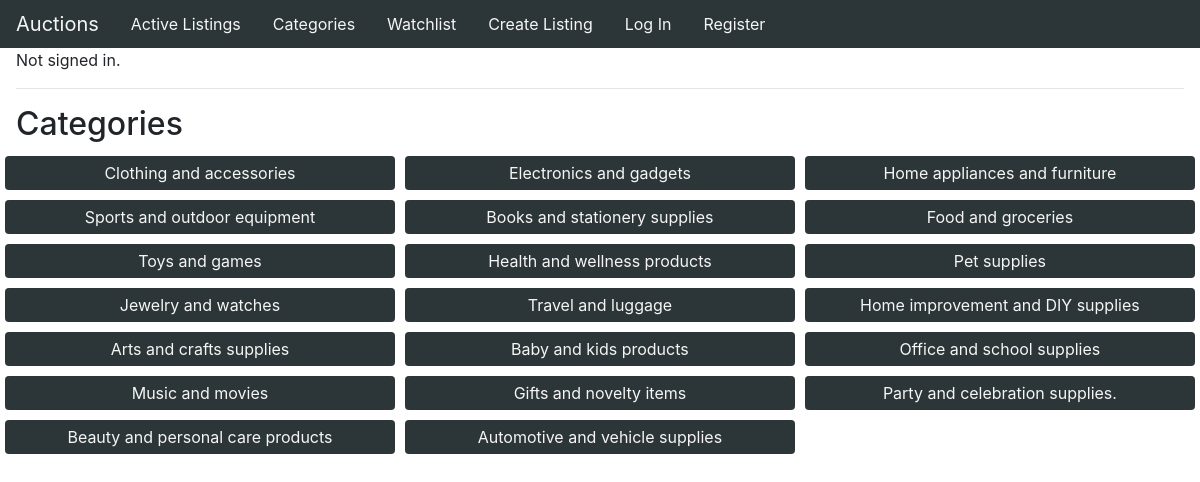
Page /categories/ on the committed database.
### auctions/models.py (models this page shows)
class Category(models.Model):
    name = models.CharField(max_length=40)
    def __str__(self):
        return f"{self.name}"

### auctions/views.py (the view)
# urls.py: path("categories/", views.category, name="category"),
def category(request):
    all_categories = Category.objects.all()
    return render(request, 'auctions/category.html', {
        "title": "Categories",
        "categories": all_categories
    })

### auctions/templates/auctions/category.html
{% extends 'auctions/layout.html' %}
{% block body %}
    <h2 class="ml-3">{{title}}</h2>
    <div class="category-container">
    {% for category in categories %}
        <div class="container-item"><a href="{% url 'listcategory' category.name %}">{{category}}</a></div>
    {% endfor %}
    </div>
{% endblock %}

### auctions/static/auctions/css/styles.css (style rules this page uses)
body { margin: 0; height: 100%; padding: 0; }
.category-container { display: flex; flex-wrap: wrap; }
.container-item { margin: 5px; padding: 5px; flex-basis: calc(33.33% - 10px); background-color: #2C3639; text-align: center; border-radius: 4px; }
.container-item > a { color: whitesmoke; }

### rows in the picture
Category: name "Clothing and accessories"
Category: name "Electronics and gadgets"
Category: name "Home appliances and furniture"
Category: name "Sports and outdoor equipment"
Category: name "Books and stationery supplies"
Category: name "Food and groceries"
Category: name "Toys and games"
Category: name "Health and wellness products"
Category: name "Pet supplies"
Category: name "Jewelry and watches"
Category: name "Travel and luggage"
Category: name "Home improvement and DIY supplies"
Category: name "Arts and crafts supplies"
Category: name "Baby and kids products"
Category: name "Office and school supplies"
Category: name "Music and movies"
Category: name "Gifts and novelty items"
Category: name "Party and celebration supplies."
Category: name "Beauty and personal care products"
Category: name "Automotive and vehicle supplies"

### other values in the picture
{{ title }} "Categories"
